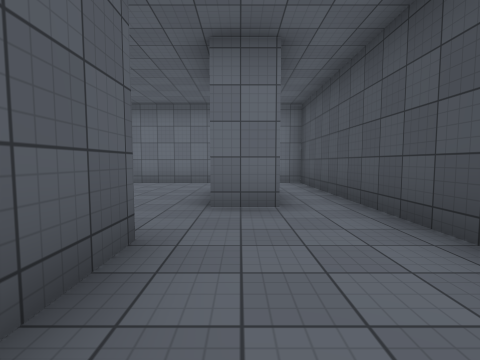
[1] (above)

12 first-person views from a walk through a Unity game level. The camera is 1.3 m above the floor, tilts 4° down and sees 85° across. The floor is counted in squares, 2 m on a side. Each view is taken from the middle of a square. On the plan, view 1 faces up. The plan holds only what a view shows up to about 9 squares ahead; the rest is blank. The place goes on beyond the plan. The player character is not drawn. Surface patterns are stand-ins for the level's own textures.

[2]
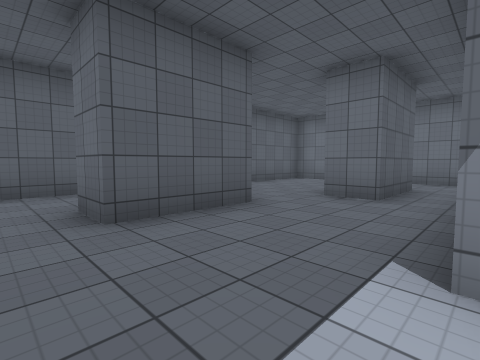

[3]
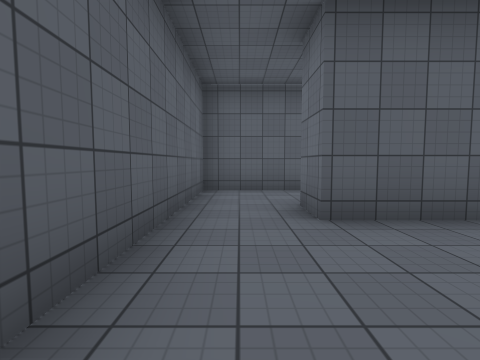

[4]
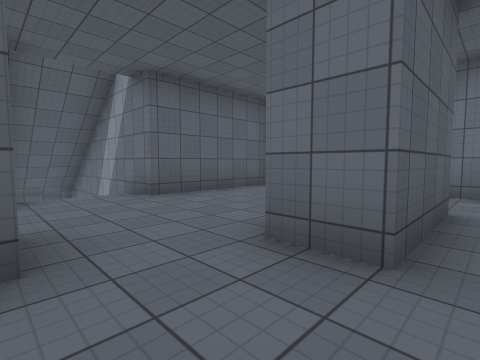

[5]
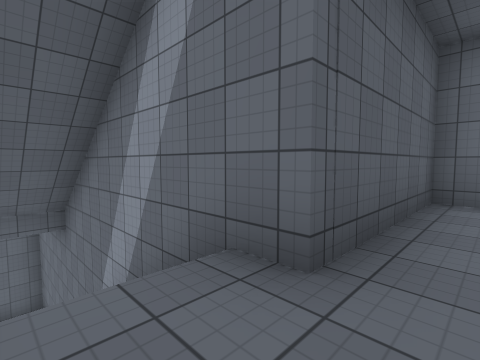

[6]
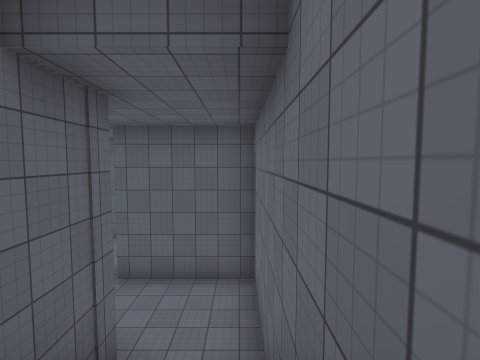

[7]
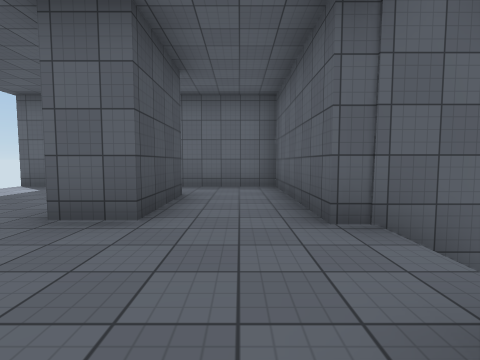

[8]
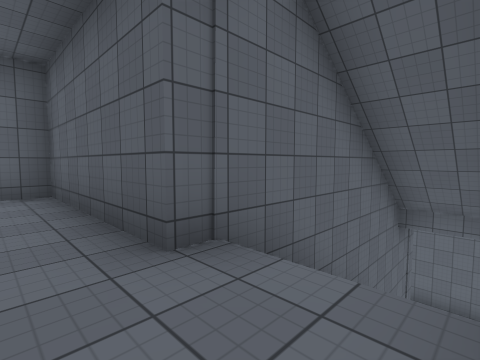

[9]
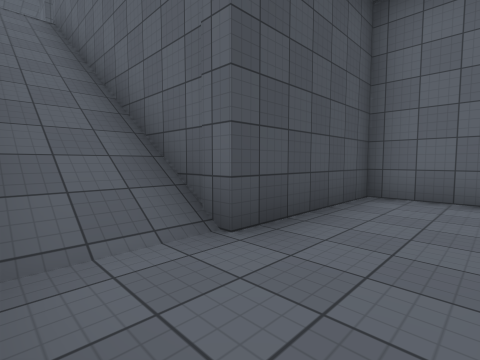

[10]
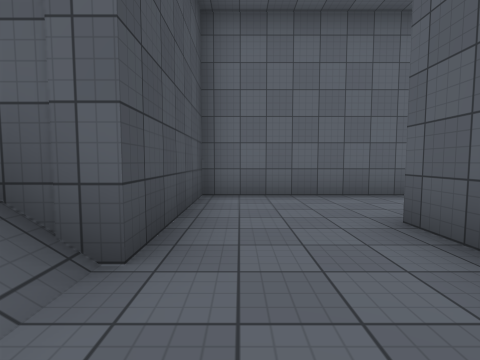

[11]
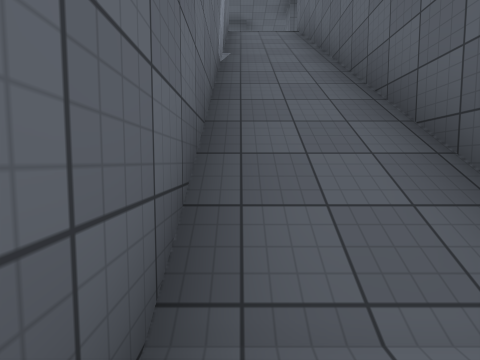

[12]
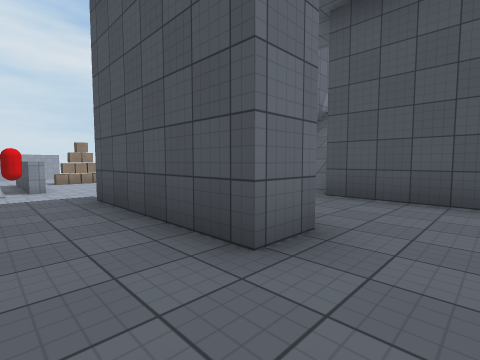

### Floor plan
Key: @ floor where view 1 was taken; # wall or solid block; . main floor; - floor 8.5 m lower than the main floor; _ floor 9.5 m lower than the main floor; / step, stairs or slope; O other object.
Columns run from 16 left of view 1 to 3 right of it. Each row starts with its distance up from view 1.
 11  O_
 10  __
  9  __
  8             #######
  7             #.....#
  6             #.....#
  5 --###########...#.#
  4 --#--///////....#.#
  3 --#--///////......#
  2 --#--########..#..#
  1 -----#      #..#..#
  0 -----#      #..#@..
 -1  #####      #......
 -2             ########

Where each view was taken, in squares from view 1:
view 1: 0 up, 0 right, facing up
view 2: 1 down, 2 right, facing up-left
view 3: 1 down, 2 right, facing left
view 4: 2 up, 1 right, facing up-left
view 5: 3 up, 3 left, facing up-left
view 6: 4 up, 8 left, facing left
view 7: 5 up, 3 left, facing down
view 8: 4 up, 3 left, facing down-left
view 9: 4 up, 13 left, facing down-right
view 10: 4 up, 12 left, facing down
view 11: 4 up, 12 left, facing right
view 12: 0 up, 16 left, facing up-right
